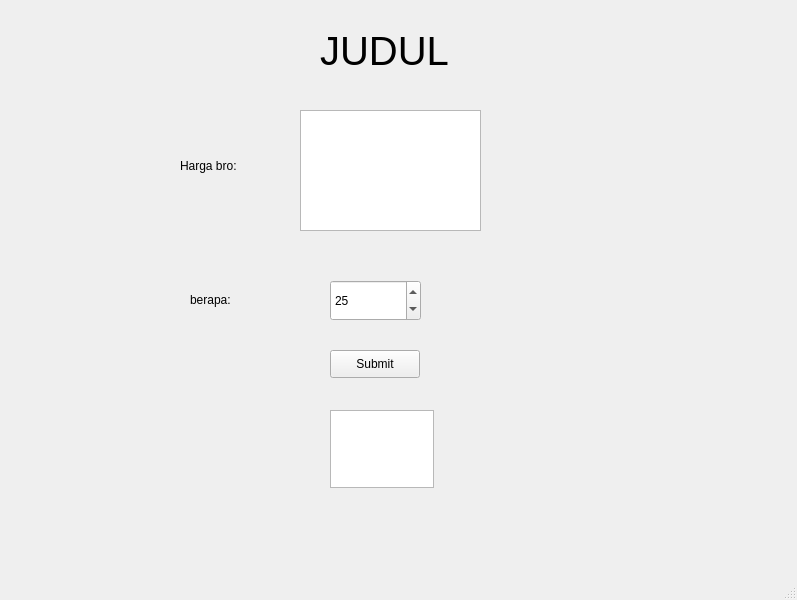
<?xml version="1.0" encoding="UTF-8"?>
<ui version="4.0">
 <class>MainWindow</class>
 <widget class="QMainWindow" name="MainWindow">
  <property name="geometry">
   <rect>
    <x>0</x>
    <y>0</y>
    <width>797</width>
    <height>600</height>
   </rect>
  </property>
  <property name="windowTitle">
   <string>judul</string>
  </property>
  <widget class="QWidget" name="centralwidget">
   <widget class="QTextEdit" name="box_harga">
    <property name="geometry">
     <rect>
      <x>300</x>
      <y>110</y>
      <width>181</width>
      <height>121</height>
     </rect>
    </property>
   </widget>
   <widget class="QLabel" name="Harga">
    <property name="geometry">
     <rect>
      <x>180</x>
      <y>150</y>
      <width>91</width>
      <height>31</height>
     </rect>
    </property>
    <property name="text">
     <string>Harga bro:</string>
    </property>
   </widget>
   <widget class="QSpinBox" name="putar">
    <property name="geometry">
     <rect>
      <x>330</x>
      <y>280</y>
      <width>91</width>
      <height>41</height>
     </rect>
    </property>
    <property name="value">
     <number>25</number>
    </property>
   </widget>
   <widget class="QLabel" name="label">
    <property name="geometry">
     <rect>
      <x>190</x>
      <y>290</y>
      <width>62</width>
      <height>20</height>
     </rect>
    </property>
    <property name="text">
     <string>berapa: </string>
    </property>
   </widget>
   <widget class="QPushButton" name="submit">
    <property name="geometry">
     <rect>
      <x>330</x>
      <y>350</y>
      <width>90</width>
      <height>28</height>
     </rect>
    </property>
    <property name="text">
     <string>Submit</string>
    </property>
   </widget>
   <widget class="QTextEdit" name="hasil">
    <property name="geometry">
     <rect>
      <x>330</x>
      <y>410</y>
      <width>104</width>
      <height>78</height>
     </rect>
    </property>
   </widget>
   <widget class="QLabel" name="label_2">
    <property name="geometry">
     <rect>
      <x>320</x>
      <y>30</y>
      <width>131</width>
      <height>41</height>
     </rect>
    </property>
    <property name="font">
     <font>
      <pointsize>30</pointsize>
     </font>
    </property>
    <property name="text">
     <string>JUDUL</string>
    </property>
   </widget>
  </widget>
  <widget class="QMenuBar" name="menubar">
   <property name="geometry">
    <rect>
     <x>0</x>
     <y>0</y>
     <width>797</width>
     <height>26</height>
    </rect>
   </property>
  </widget>
  <widget class="QStatusBar" name="statusbar"/>
 </widget>
 <resources/>
 <connections/>
</ui>
